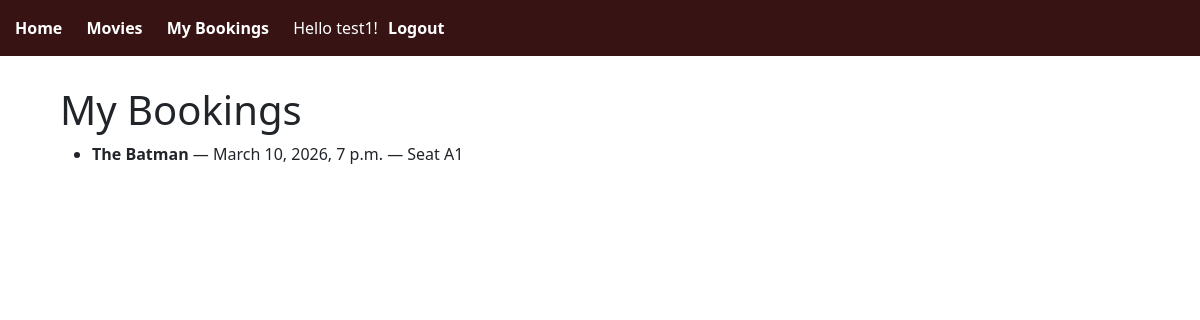
The page /bookings-page/ (signed in) on the database as committed earlier.
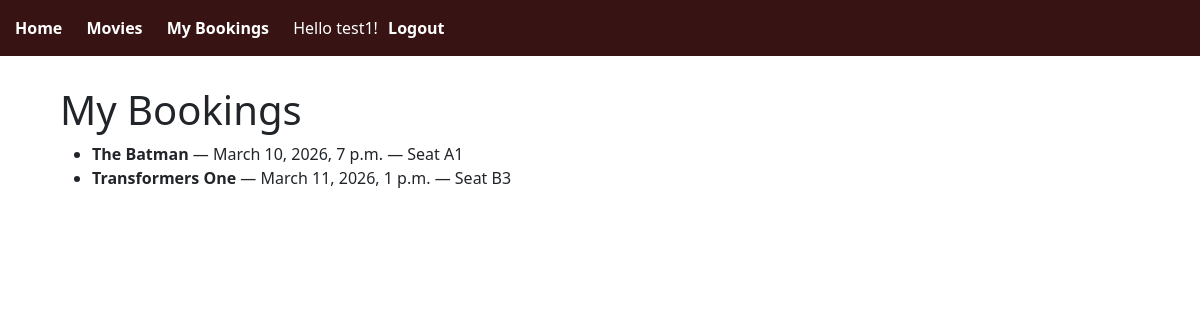
The same page on the database as committed later.
### bookings/models.py (models this page shows, shortened)
class Booking(models.Model):
    seat = models.ForeignKey(Seat, on_delete=models.CASCADE)
    user = models.ForeignKey(User, on_delete=models.CASCADE)
    booking_date = models.DateTimeField(auto_now_add=True)

class Seat(models.Model):
    showing = models.ForeignKey(Showing, on_delete=models.CASCADE)
    seat_number = models.CharField(max_length=5)
    booking_status = models.BooleanField()

class Showing(models.Model):
    movie = models.ForeignKey(Movie, on_delete=models.CASCADE)
    start_time = models.DateTimeField()

class Movie(models.Model):
    title = models.CharField(max_length=190)
    description = models.TextField()
    release_date = models.DateField()
    duration = models.PositiveIntegerField(help_text="Time in minutes")

### bookings/views.py (the view)
# urls.py: path('bookings-page/', views.booking_history, name='booking_history'),
@login_required
def booking_history(request):
    bookings = Booking.objects.filter(user=request.user).select_related(
        'seat__showing__movie',
        'seat__showing',
        'seat'
    )
    return render(request, 'bookings/booking_history.html', {'bookings': bookings})

### bookings/templates/bookings/booking_history.html
<!DOCTYPE html>
{% extends "bookings/base.html" %}
{% block content %}
<html>
<body>
    <h1>My Bookings</h1>
    <ul>
      {% for b in bookings %}
        <li>
          <strong>{{ b.seat.showing.movie.title }}</strong>
          — {{ b.seat.showing.start_time }}
          — Seat {{ b.seat.seat_number }}
        </li>
      {% empty %}
        <li>No bookings yet.</li>
      {% endfor %}
    </ul>
</body>
</html>
{% endblock %}

Rows that differ between the two databases and show on the page:
added Booking: seat.showing.movie "Transformers One", seat.showing.start_time "March 11, 2026, 1 p.m.", seat.seat_number "B3"
